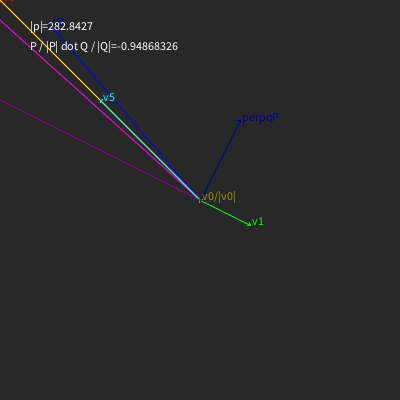
Frame 1 (no input)
Frame 60 (the mouse pressed at the canvas centre just before this capture): identical to frame 1, image omitted
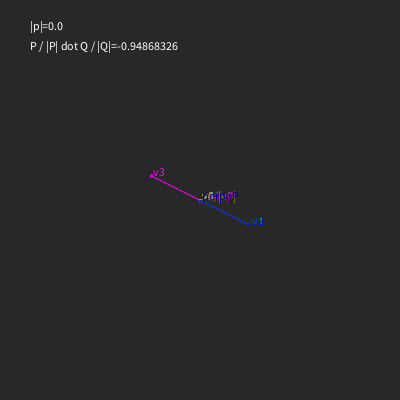
Frame 120 (the mouse held since frame 60 and released just before this capture)

The Processing sketch that drew these frames (run headless with seeded random() and noise(); from frame 60 on, the mouse is pressed at the canvas centre):

// Processing sketch: sketch_3_0
// ── sketch_3_0.pde
class CVector {
  
  // 1. Vector
  float x;
  float y;
  float z;
  
  // Constructor
  CVector() { x=0.0; y=0.0; z=0.0; }
  
  void add( CVector Q, CVector result ) {
    result.x = x + Q.x;
    result.y = y + Q.y;
    result.z = z + Q.z;
  }
  
  void sub( CVector Q, CVector result ) {
    result.x = x - Q.x;
    result.y = y - Q.y;
    result.z = z - Q.z;
  }
  
  void mult( float n, CVector result ) {
    result.x = n * x;
    result.y = n * y;
    result.z = n * z;
  }
  
  void div( float n, CVector result ) {
    result.x = x / n;
    result.y = y / n;
    result.z = z / n;
  }
    
  float mag() {
    return (float) sqrt(x*x + y*y + z*z);
  }
  
  void normalize(CVector result) {
    float m = mag();
    if(m != 0) div(m, result);
  }
  
  float dot( CVector v ) {
    return v.x * x + v.y * y + v.z * z;
  }
  
  void proj(CVector Q, CVector result) {
    float d = dot(Q);
    float Q2 = Q.x*Q.x + Q.y*Q.y + Q.z*Q.z;
    Q.mult(d/Q2, result);
  }
  
  void perp(CVector Q, CVector result) {
    proj(Q, result);
    sub(result, result);
  }
    
  void draw(String name, color col) {
    stroke(col);  fill(col);
    line(0, 0, x, y);
    pushMatrix();
      translate(x, y);
      rotate(atan2(x-0, 0-y));
      line(0, 0, 2, 2);
      line(0, 0, -2, 2);
    popMatrix();
    
    text(" "+name, x, y);
  }
}

CVector v0, v1, v2, v3, v4, v5, v6, v7, v8, v9;

void setup() {
  size(400, 400);  
  
  v0=new CVector(); v1=new CVector(); v2=new CVector();
  v3=new CVector(); v4=new CVector(); v5=new CVector();
  v6=new CVector(); v7=new CVector(); v8=new CVector();
  v9=new CVector();
  
  v1.x = 50; v1.y = 25;
  
}

void draw() {
  background(40);
  
  v0.x = mouseX-width/2; v0.y = mouseY-height/2;
  
  fill(255);
   
  pushMatrix();
  translate(width/2, height/2);

  v0.draw("v0", color(255,0,0));
  v1.draw("v1", color(0, 255, 0));  

  v0.add(v1, v2);
  v0.sub(v1, v3);
  v0.mult(2, v4);
  v0.div(2, v5);
  
  v2.draw("v2", color(0, 0, 255));
  v3.draw("v3", color(255, 0, 255));
  v4.draw("v4", color(255, 255, 0));
  v5.draw("v5", color(0, 255, 255));
  
  v0.normalize(v6);
  v1.normalize(v7);
  
  v6.draw("v0/|v0|", color(150, 150, 0));
  popMatrix();
  
  fill(255);
  text("|p|="+v0.mag(), 30, 30);
  text("P / |P| dot Q / |Q|=" + v6.dot(v7), 30, 50);
  
  pushMatrix();
  translate(width/2, height/2);
  v0.proj(v1, v8);
  v0.perp(v1, v9);
  
  v8.draw("projqP", color(150, 0, 150));
  v9.draw("perpqP", color(0, 0, 150));
  popMatrix();
}
